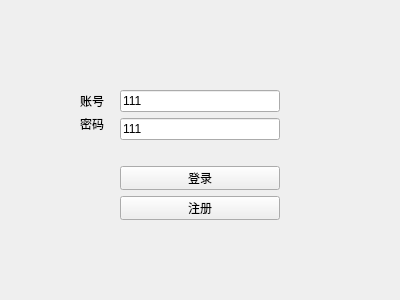
<?xml version="1.0" encoding="UTF-8"?>
<ui version="4.0">
 <class>login</class>
 <widget class="QWidget" name="login">
  <property name="geometry">
   <rect>
    <x>0</x>
    <y>0</y>
    <width>400</width>
    <height>300</height>
   </rect>
  </property>
  <property name="windowTitle">
   <string>Form</string>
  </property>
  <widget class="QLabel" name="label_2">
   <property name="geometry">
    <rect>
     <x>80</x>
     <y>110</y>
     <width>24</width>
     <height>28</height>
    </rect>
   </property>
   <property name="text">
    <string>密码</string>
   </property>
  </widget>
  <widget class="QWidget" name="verticalLayoutWidget">
   <property name="geometry">
    <rect>
     <x>120</x>
     <y>90</y>
     <width>160</width>
     <height>130</height>
    </rect>
   </property>
   <layout class="QVBoxLayout" name="verticalLayout">
    <item>
     <widget class="QLineEdit" name="nameEdit">
      <property name="text">
       <string>111</string>
      </property>
     </widget>
    </item>
    <item>
     <widget class="QLineEdit" name="pswEdit">
      <property name="text">
       <string>111</string>
      </property>
     </widget>
    </item>
    <item>
     <widget class="QLabel" name="promptLabel">
      <property name="enabled">
       <bool>false</bool>
      </property>
      <property name="text">
       <string/>
      </property>
     </widget>
    </item>
    <item>
     <widget class="QPushButton" name="pushButton">
      <property name="text">
       <string>登录</string>
      </property>
     </widget>
    </item>
    <item>
     <widget class="QPushButton" name="pushButton_2">
      <property name="text">
       <string>注册</string>
      </property>
     </widget>
    </item>
   </layout>
  </widget>
  <widget class="QLabel" name="label">
   <property name="geometry">
    <rect>
     <x>80</x>
     <y>90</y>
     <width>31</width>
     <height>21</height>
    </rect>
   </property>
   <property name="text">
    <string>账号</string>
   </property>
  </widget>
 </widget>
 <resources/>
 <connections/>
</ui>
